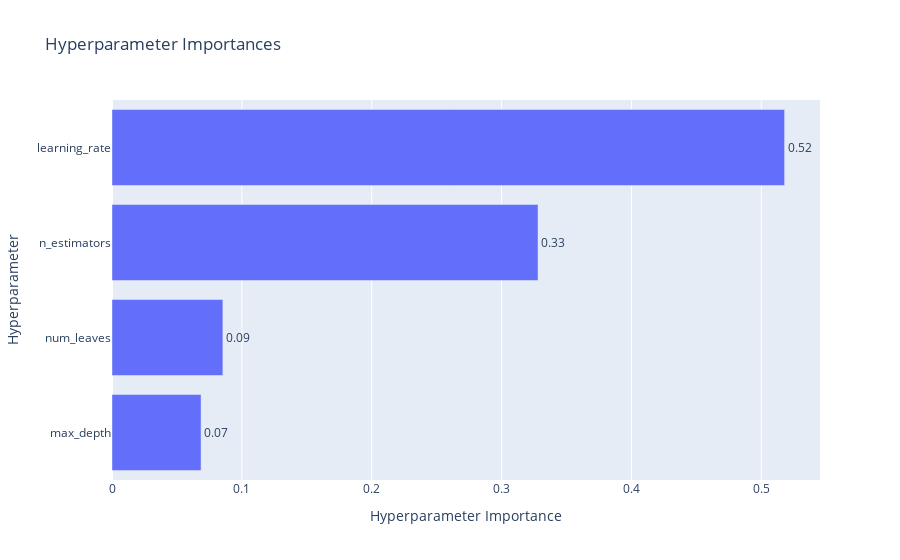
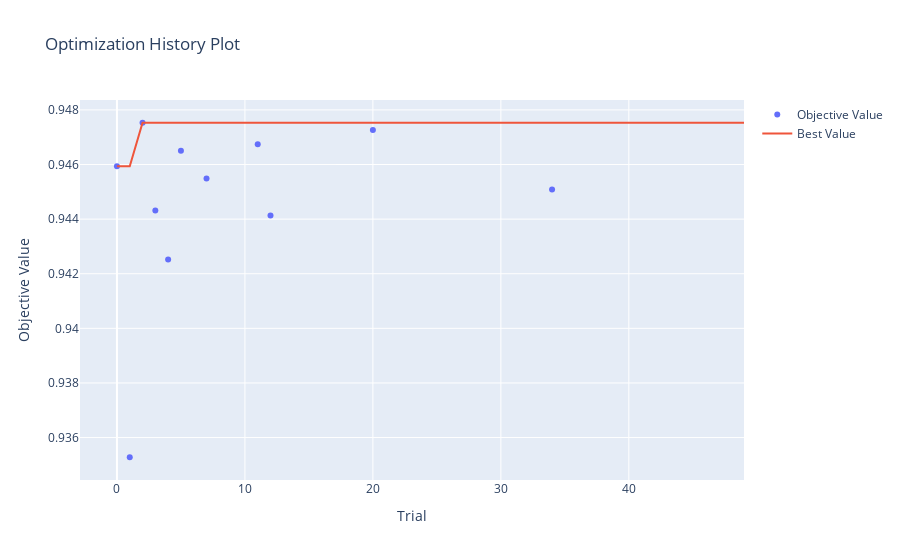
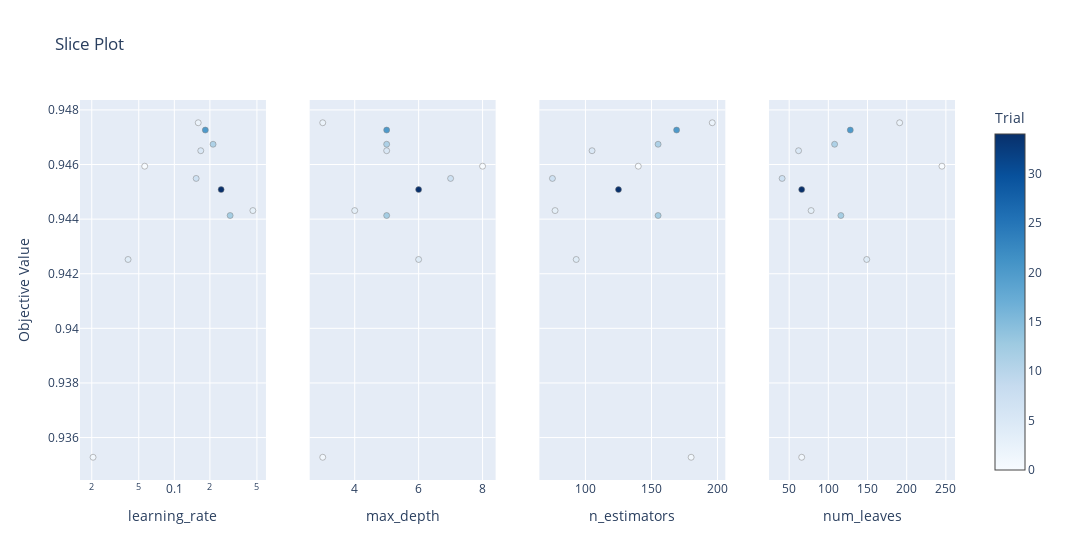
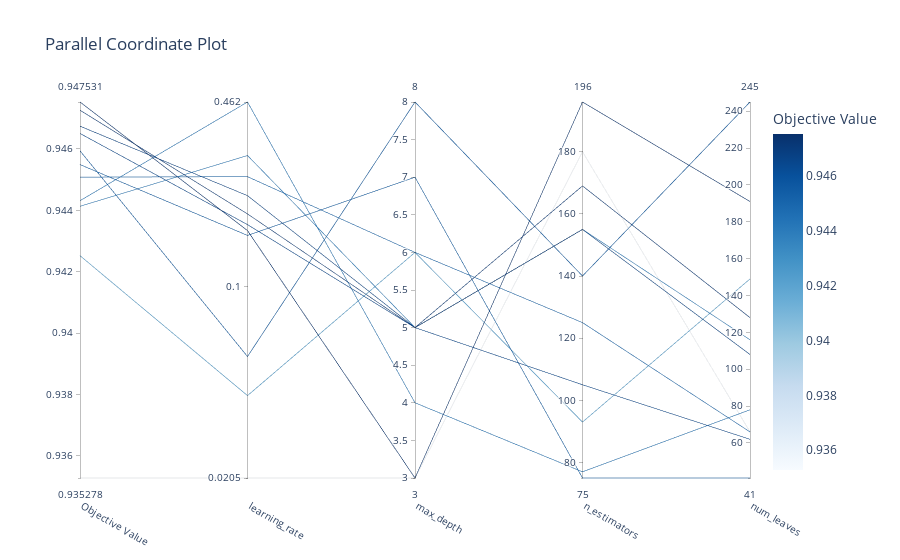

Notebook code cell kept with these figures, in order:
### Code cell
import matplotlib.pyplot as plt
import optuna.visualization as vis
# Визуализация важности гиперпараметров
fig = vis.plot_param_importances(study)
fig.show()
# Визуализация зависимости между гиперпараметрами и целевой метрикой
fig = vis.plot_optimization_history(study)
fig.show()
# Визуализация зависимости между гиперпараметрами и целевой метрикой
fig = vis.plot_slice(study)
fig.show()
# Визуализация зависимости между гиперпараметрами и целевой метрикой
fig = vis.plot_parallel_coordinate(study)
fig.show()

### Figure 1 — Plotly figure (JSON) as saved in the notebook; plotly's stock layout.template omitted (floating-point values rounded to 4 significant figures)
{"data": [{"cliponaxis": false, "hovertemplate": ["max_depth (IntDistribution): 0.06858541597134991<extra></extra>", "num_leaves (IntDistribution): 0.08538343892612306<extra></extra>", "n_estimators (IntDistribution): 0.3280754824506593<extra></extra>", "learning_rate (FloatDistribution): 0.5179556626518678<extra></extra>"], "name": "Objective Value", "orientation": "h", "text": ["0.07", "0.09", "0.33", "0.52"], "textposition": "outside", "type": "bar", "x": [0.06859, 0.08538, 0.3281, 0.518], "y": ["max_depth", "num_leaves", "n_estimators", "learning_rate"]}], "layout": {"title": {"text": "Hyperparameter Importances"}, "xaxis": {"title": {"text": "Hyperparameter Importance"}}, "yaxis": {"title": {"text": "Hyperparameter"}}}}

### Figure 2 — Plotly figure (JSON) as saved in the notebook; plotly's stock layout.template omitted (floating-point values rounded to 4 significant figures)
{"data": [{"mode": "markers", "name": "Objective Value", "type": "scatter", "x": [0, 1, 2, 3, 4, 5, 7, 11, 12, 20, 34], "y": [0.9459, 0.9353, 0.9475, 0.9443, 0.9425, 0.9465, 0.9455, 0.9467, 0.9441, 0.9473, 0.9451]}, {"mode": "lines", "name": "Best Value", "type": "scatter", "x": [0, 1, 2, 3, 4, 5, 6, 7, 8, 9, 10, 11, 12, 13, 14, 15, 16, 17, 18, 19, 20, 21, 22, 23, 24, 25, 26, 27, 28, 29, 30, 31, 32, 33, 34, 35, 36, 37, 38, 39, 40, 41, 42, 43, 44, 45, 46, 47, 48, 49], "y": [0.9459, 0.9459, 0.9475, 0.9475, 0.9475, 0.9475, 0.9475, 0.9475, 0.9475, 0.9475, 0.9475, 0.9475, 0.9475, 0.9475, 0.9475, 0.9475, 0.9475, 0.9475, 0.9475, 0.9475, 0.9475, 0.9475, 0.9475, 0.9475, 0.9475, 0.9475, 0.9475, 0.9475, 0.9475, 0.9475, 0.9475, 0.9475, 0.9475, 0.9475, 0.9475, 0.9475, 0.9475, 0.9475, 0.9475, 0.9475, 0.9475, 0.9475, 0.9475, 0.9475, 0.9475, 0.9475, 0.9475, 0.9475, 0.9475, 0.9475]}, {"marker": {"color": "#cccccc"}, "mode": "markers", "name": "Infeasible Trial", "showlegend": false, "type": "scatter", "x": [], "y": []}], "layout": {"title": {"text": "Optimization History Plot"}, "xaxis": {"title": {"text": "Trial"}}, "yaxis": {"title": {"text": "Objective Value"}}}}

### Figure 3 — Plotly figure (JSON) as saved in the notebook; plotly's stock layout.template omitted (floating-point values rounded to 4 significant figures)
{"data": [{"marker": {"color": [0, 1, 2, 3, 4, 5, 7, 11, 12, 20, 34], "colorbar": {"title": {"text": "Trial"}, "x": 1, "xpad": 40}, "colorscale": [[0, "rgb(247,251,255)"], [0.125, "rgb(222,235,247)"], [0.25, "rgb(198,219,239)"], [0.375, "rgb(158,202,225)"], [0.5, "rgb(107,174,214)"], [0.625, "rgb(66,146,198)"], [0.75, "rgb(33,113,181)"], [0.875, "rgb(8,81,156)"], [1, "rgb(8,48,107)"]], "line": {"color": "Grey", "width": 0.5}, "showscale": true}, "mode": "markers", "name": "Feasible Trial", "showlegend": false, "type": "scatter", "x": [0.05612, 0.02051, 0.1593, 0.4623, 0.0406, 0.1674, 0.153, 0.2128, 0.2967, 0.1829, 0.249], "xaxis": "x", "y": [0.9459, 0.9353, 0.9475, 0.9443, 0.9425, 0.9465, 0.9455, 0.9467, 0.9441, 0.9473, 0.9451], "yaxis": "y"}, {"marker": {"color": [0, 1, 2, 3, 4, 5, 7, 11, 12, 20, 34], "colorbar": {"title": {"text": "Trial"}, "x": 1, "xpad": 40}, "colorscale": [[0, "rgb(247,251,255)"], [0.125, "rgb(222,235,247)"], [0.25, "rgb(198,219,239)"], [0.375, "rgb(158,202,225)"], [0.5, "rgb(107,174,214)"], [0.625, "rgb(66,146,198)"], [0.75, "rgb(33,113,181)"], [0.875, "rgb(8,81,156)"], [1, "rgb(8,48,107)"]], "line": {"color": "Grey", "width": 0.5}, "showscale": false}, "mode": "markers", "name": "Feasible Trial", "showlegend": false, "type": "scatter", "x": [8, 3, 3, 4, 6, 5, 7, 5, 5, 5, 6], "xaxis": "x2", "y": [0.9459, 0.9353, 0.9475, 0.9443, 0.9425, 0.9465, 0.9455, 0.9467, 0.9441, 0.9473, 0.9451], "yaxis": "y2"}, {"marker": {"color": [0, 1, 2, 3, 4, 5, 7, 11, 12, 20, 34], "colorbar": {"title": {"text": "Trial"}, "x": 1, "xpad": 40}, "colorscale": [[0, "rgb(247,251,255)"], [0.125, "rgb(222,235,247)"], [0.25, "rgb(198,219,239)"], [0.375, "rgb(158,202,225)"], [0.5, "rgb(107,174,214)"], [0.625, "rgb(66,146,198)"], [0.75, "rgb(33,113,181)"], [0.875, "rgb(8,81,156)"], [1, "rgb(8,48,107)"]], "line": {"color": "Grey", "width": 0.5}, "showscale": false}, "mode": "markers", "name": "Feasible Trial", "showlegend": false, "type": "scatter", "x": [140, 180, 196, 77, 93, 105, 75, 155, 155, 169, 125], "xaxis": "x3", "y": [0.9459, 0.9353, 0.9475, 0.9443, 0.9425, 0.9465, 0.9455, 0.9467, 0.9441, 0.9473, 0.9451], "yaxis": "y3"}, {"marker": {"color": [0, 1, 2, 3, 4, 5, 7, 11, 12, 20, 34], "colorbar": {"title": {"text": "Trial"}, "x": 1, "xpad": 40}, "colorscale": [[0, "rgb(247,251,255)"], [0.125, "rgb(222,235,247)"], [0.25, "rgb(198,219,239)"], [0.375, "rgb(158,202,225)"], [0.5, "rgb(107,174,214)"], [0.625, "rgb(66,146,198)"], [0.75, "rgb(33,113,181)"], [0.875, "rgb(8,81,156)"], [1, "rgb(8,48,107)"]], "line": {"color": "Grey", "width": 0.5}, "showscale": false}, "mode": "markers", "name": "Feasible Trial", "showlegend": false, "type": "scatter", "x": [245, 66, 191, 78, 149, 62, 41, 108, 116, 128, 66], "xaxis": "x4", "y": [0.9459, 0.9353, 0.9475, 0.9443, 0.9425, 0.9465, 0.9455, 0.9467, 0.9441, 0.9473, 0.9451], "yaxis": "y4"}], "layout": {"title": {"text": "Slice Plot"}, "width": 1200, "xaxis": {"anchor": "y", "domain": [0, 0.2125], "title": {"text": "learning_rate"}, "type": "log"}, "xaxis2": {"anchor": "y2", "domain": [0.2625, 0.475], "title": {"text": "max_depth"}}, "xaxis3": {"anchor": "y3", "domain": [0.525, 0.7375], "title": {"text": "n_estimators"}}, "xaxis4": {"anchor": "y4", "domain": [0.7875, 1], "title": {"text": "num_leaves"}}, "yaxis": {"anchor": "x", "domain": [0, 1], "title": {"text": "Objective Value"}}, "yaxis2": {"anchor": "x2", "domain": [0, 1], "matches": "y", "showticklabels": false}, "yaxis3": {"anchor": "x3", "domain": [0, 1], "matches": "y", "showticklabels": false}, "yaxis4": {"anchor": "x4", "domain": [0, 1], "matches": "y", "showticklabels": false}}}

### Figure 4 — Plotly figure (JSON) as saved in the notebook; plotly's stock layout.template omitted (floating-point values rounded to 4 significant figures)
{"data": [{"dimensions": [{"label": "Objective Value", "range": [0.9353, 0.9475], "values": [0.9459, 0.9353, 0.9475, 0.9443, 0.9425, 0.9465, 0.9455, 0.9467, 0.9441, 0.9473, 0.9451]}, {"label": "learning_rate", "range": [-1.688, -0.3351], "ticktext": ["0.0205", "0.1", "0.462"], "tickvals": [-1.688, -1, -0.3351], "values": [-1.251, -1.688, -0.7978, -0.3351, -1.392, -0.7763, -0.8152, -0.6721, -0.5277, -0.7378, -0.6038]}, {"label": "max_depth", "range": [3, 8], "values": [8, 3, 3, 4, 6, 5, 7, 5, 5, 5, 6]}, {"label": "n_estimators", "range": [75, 196], "values": [140, 180, 196, 77, 93, 105, 75, 155, 155, 169, 125]}, {"label": "num_leaves", "range": [41, 245], "values": [245, 66, 191, 78, 149, 62, 41, 108, 116, 128, 66]}], "labelangle": 30, "labelside": "bottom", "line": {"color": [0.9459, 0.9353, 0.9475, 0.9443, 0.9425, 0.9465, 0.9455, 0.9467, 0.9441, 0.9473, 0.9451], "colorbar": {"title": {"text": "Objective Value"}}, "colorscale": [[0, "rgb(247,251,255)"], [0.125, "rgb(222,235,247)"], [0.25, "rgb(198,219,239)"], [0.375, "rgb(158,202,225)"], [0.5, "rgb(107,174,214)"], [0.625, "rgb(66,146,198)"], [0.75, "rgb(33,113,181)"], [0.875, "rgb(8,81,156)"], [1, "rgb(8,48,107)"]], "reversescale": false, "showscale": true}, "type": "parcoords"}], "layout": {"title": {"text": "Parallel Coordinate Plot"}}}
